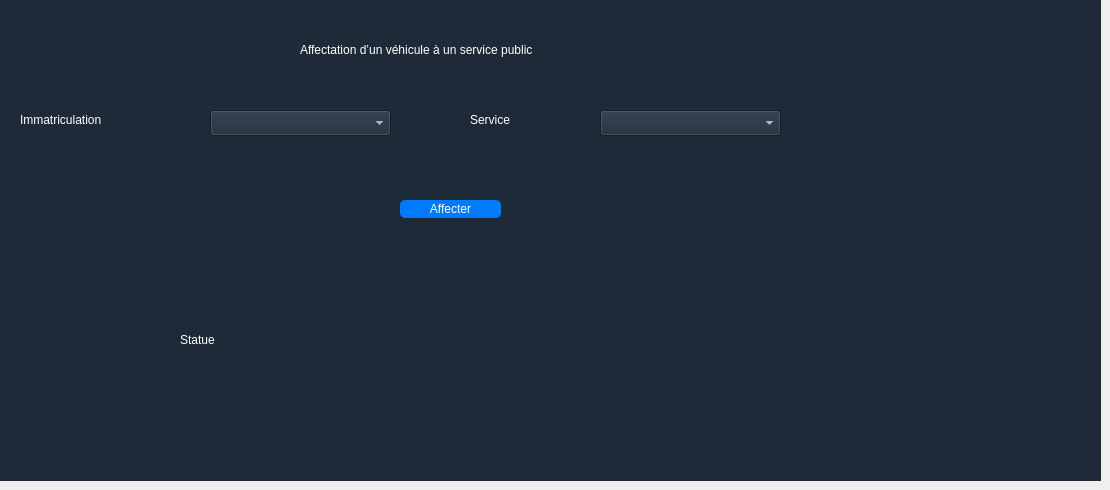
      <widget class="QWidget" name="page_11">
       <widget class="QFrame" name="cruds_9">
        <property name="geometry">
         <rect>
          <x>0</x>
          <y>0</y>
          <width>1101</width>
          <height>481</height>
         </rect>
        </property>
        <property name="styleSheet">
         <string notr="true">background-color: #1e2a38;
color: white;
font: bold 11pt &quot;Arial&quot;;

</string>
        </property>
        <property name="frameShape">
         <enum>QFrame::Shape::NoFrame</enum>
        </property>
        <widget class="QLabel" name="label_17">
         <property name="geometry">
          <rect>
           <x>300</x>
           <y>40</y>
           <width>391</width>
           <height>20</height>
          </rect>
         </property>
         <property name="text">
          <string>Affectation d’un véhicule à un service public</string>
         </property>
        </widget>
        <widget class="QLabel" name="label_18">
         <property name="geometry">
          <rect>
           <x>20</x>
           <y>110</y>
           <width>141</width>
           <height>20</height>
          </rect>
         </property>
         <property name="text">
          <string>Immatriculation</string>
         </property>
        </widget>
        <widget class="QComboBox" name="comboBox">
         <property name="geometry">
          <rect>
           <x>210</x>
           <y>110</y>
           <width>181</width>
           <height>26</height>
          </rect>
         </property>
        </widget>
        <widget class="QLabel" name="label_19">
         <property name="geometry">
          <rect>
           <x>470</x>
           <y>110</y>
           <width>71</width>
           <height>20</height>
          </rect>
         </property>
         <property name="text">
          <string>Service</string>
         </property>
        </widget>
        <widget class="QComboBox" name="comboBox_2">
         <property name="geometry">
          <rect>
           <x>600</x>
           <y>110</y>
           <width>181</width>
           <height>26</height>
          </rect>
         </property>
        </widget>
        <widget class="QPushButton" name="exporter_6">
         <property name="geometry">
          <rect>
           <x>400</x>
           <y>200</y>
           <width>101</width>
           <height>18</height>
          </rect>
         </property>
         <property name="styleSheet">
          <string notr="true">QPushButton {
    background-color: #007bff;
    color: white;
    border-radius: 5px;
}
</string>
         </property>
         <property name="text">
          <string>Affecter</string>
         </property>
        </widget>
        <widget class="QLabel" name="label_20">
         <property name="geometry">
          <rect>
           <x>180</x>
           <y>330</y>
           <width>251</width>
           <height>20</height>
          </rect>
         </property>
         <property name="text">
          <string>Statue</string>
         </property>
        </widget>
       </widget>
      </widget>
